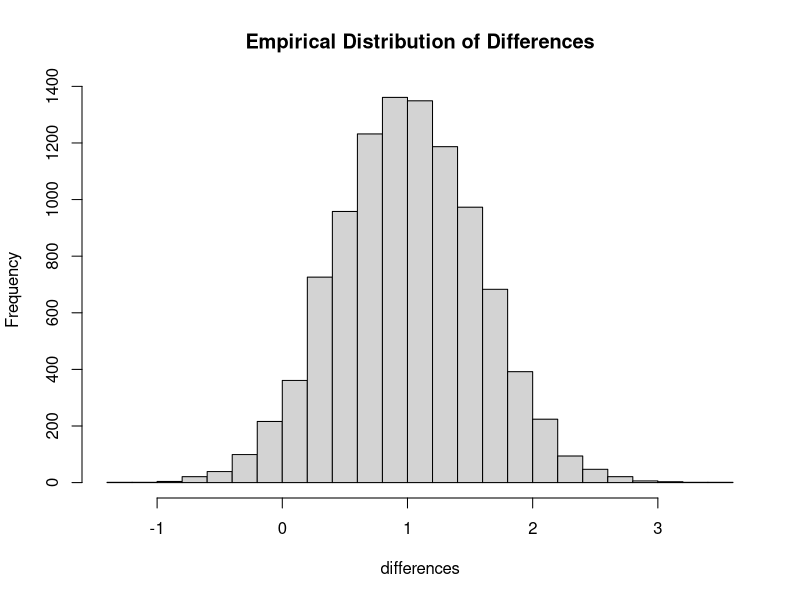
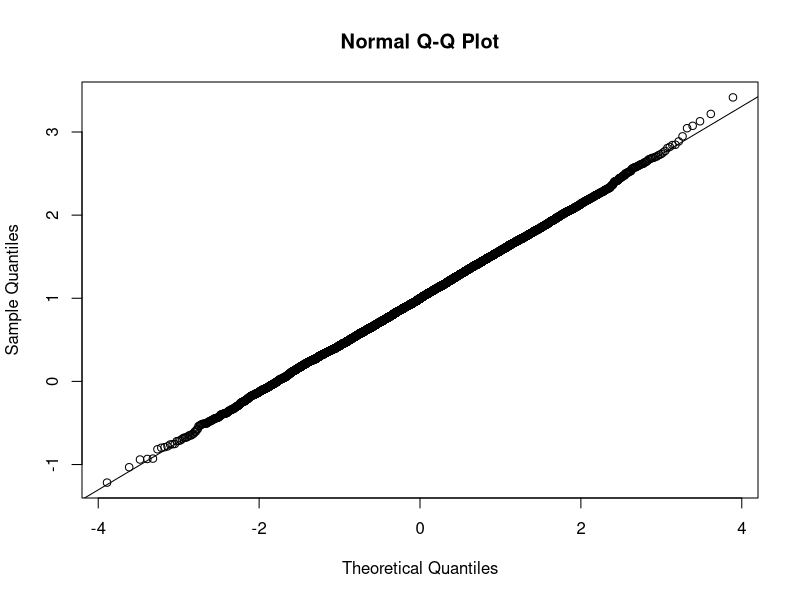
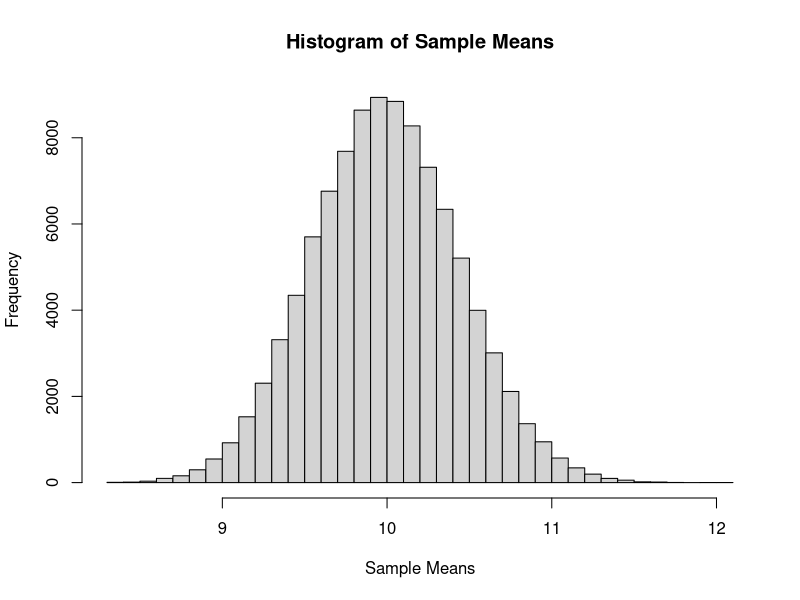
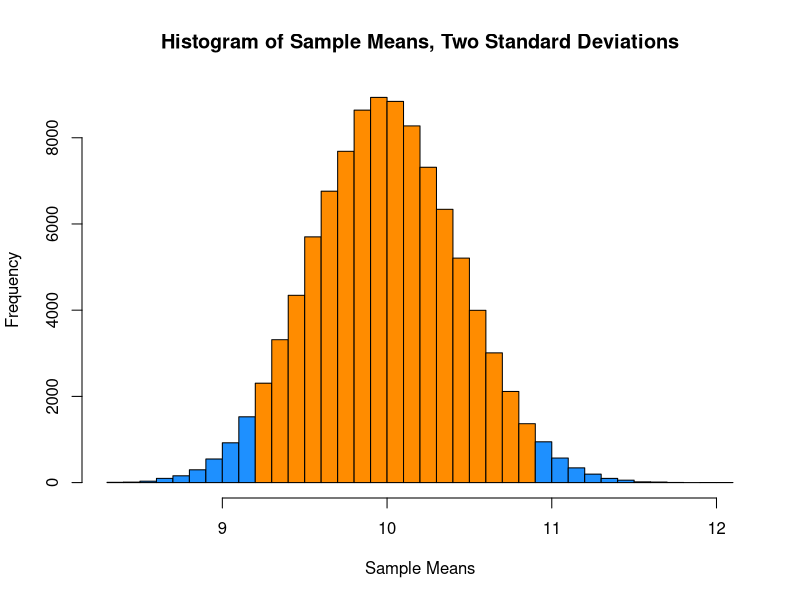

These charts were generated, in order, by the following R code:
## ---- chunk 1
3 + 2
3 - 2
3 * 2
3 / 2
## ---- chunk 2
3 ^ 2
2 ^ (-3)
100 ^ (1 / 2)
sqrt(1 / 2)
exp(1)
## ---- chunk 3
pi
exp(1)
## ---- chunk 4
log(10) # natural log
log10(1000) # base 10 log
log2(8) # base 2 log
log(16, base = 4) # base 4 log
## ---- chunk 5
sin(pi / 2)
cos(0)
## ---- chunk 6
c(1, 3, 5, 7, 8, 9)
## ---- chunk 7
x = c(1, 3, 5, 7, 8, 9)
x
## ---- chunk 8
(y = 1:100)
## ---- chunk 9
(z = seq(from = 1, to = 2, by = 0.1))
## ---- chunk 10
rep(0.5, times = 10)
## ---- chunk 11
rep(x, 3)
## ---- chunk 12
x
x[3]
x[1:3]
x[-2]
## ---- chunk 13
x = 1:10
x + 1
2 * x
2 ^ x
sqrt(x)
log(x)
## ---- chunk 14
x = 1:9
x
X = matrix(x, nrow = 3, ncol = 3)
X
Y = matrix(x, nrow = 3, ncol = 3, byrow = TRUE)
Y
Z = matrix(0, 2, 4)
Z
X
X[1, 2]
X[1, ]
X[, 2]
X[2, c(1, 3)]
## ---- chunk 15
x = 1:9
rev(x)
rep(1, 9)
cbind(x, rev(x), rep(1, 9))
rbind(x, rev(x), rep(1, 9))
## ---- chunk 16
x = 1:9
y = 9:1
X = matrix(x, 3, 3)
Y = matrix(y, 3, 3)
X
Y
## ---- chunk 17
X + Y
X - Y
X * Y
X / Y
## ---- chunk 18
X %*% Y
t(X)
Z = matrix(c(9, 2, -3, 2, 4, -2, -3, -2, 16), 3, byrow = T)
Z
solve(Z)
X = matrix(1:6, 2, 3)
X
dim(X)
rowSums(X)
colSums(X)
rowMeans(X)
colMeans(X)
diag(Z)
diag(1:5)
diag(5)
## ---- chunk 19
dnorm(3, mean = 2, sd = 5)
## ---- chunk 20
pnorm(3, mean = 2, sd = 5)
## ---- chunk 21
qnorm(0.975, mean = 2, sd = 5)
## ---- chunk 22
rnorm(10, mean = 2, sd = 5)
## ---- chunk 23
heights = c(110, 120, 115, 136, 205, 156, 175)
weights = c(64, 67, 62, 60, 77, 70, 66)
heights < 121 | heights == 156
weights[heights > 150]
## ---- chunk 24
x = 1
y = 3
if (x > y) {
  z = x * y
  print("x is larger than y")
} else {
  z = x + 5 * y
  print("x is less than or equal to y")
}

z
## ---- chunk 25
x = 11:15
for (i in 1:5) {
  x[i] = x[i] + 1
}

x
## ---- chunk 26
x = 11:15
x = x + 1
x
## ---- chunk 27
standardize = function(x) {
  m = mean(x)
  std = sd(x)
  result = (x - m) / std
  result
}
  
x = rnorm(10, 2, 25)
standardize(x)
## ---- chunk 28
get_sd = function(x, biased = FALSE) {
  n = length(x)
  if (biased) {
    std = sqrt((1 / n) * sum((x - mean(x)) ^ 2))
  } else {
    std = sqrt((1 / (n - 1)) * sum((x - mean(x)) ^ 2))
  }
  std
}
## ---- chunk 29
get_sd = function(x, biased = FALSE) {
  n = length(x) - 1 * biased
  sqrt((1 / n) * sum((x - mean(x)) ^ 2))
}
## ---- chunk 30
x = c(15.5, 16.2, 16.1, 15.8, 15.6, 16.0, 15.8, 15.9, 16.2)
mean(x)
sd(x)
## ---- chunk 31
t.test(x, alternative = c("two.sided"), conf.level = 0.95)
## ---- chunk 32
tt = t.test(x, alternative = c("two.sided"), conf.level = 0.95)
tt$conf.int
## ---- chunk 33
qt(0.975, 8)
c(mean(x) - qt(0.975, 8) * sd(x) / sqrt(9),
  mean(x) + qt(0.975, 8) * sd(x) / sqrt(9))
## ---- chunk 34
t.test(x, mu = 16, alternative = c("less"), conf.level = 0.95)
## ---- chunk 35
x = c(70, 82, 78, 74, 94, 82)
y = c(64, 72, 60, 76, 72, 80, 84, 68)
t.test(x, y, alternative = c("greater"), var.equal = TRUE)
## ---- chunk 36
sPooled2 = ((6 - 1) * var(x) + (8 - 1) * var(y)) / (6 + 8 - 2)
sPooled2

test_stat = (mean(x) - mean(y)) / sqrt(sPooled2 * (1 / 6 + 1 / 8))
test_stat
1 - pt(test_stat, 6 + 8 - 2)
## ---- chunk 37
z = 1 / sqrt(0.32)
pnorm(z) - pnorm(-z)
## ---- chunk 38
set.seed(42)
sample_size = 25
mu1 = 6
mu2 = 5
std = 2

samples = 10000
count = 0
differences = rep(0, samples)

for (i in 1:samples) {
  x1 = rnorm(sample_size, mu1, std)
  x2 = rnorm(sample_size, mu2, std)
  differences[i] = mean(x1) - mean(x2)
}

mean(0 < differences & differences < 2)

hist(differences, breaks = 20, main = "Empirical Distribution of Differences")

qqnorm(differences)
qqline(differences)
## ---- chunk 39
set.seed(42)
sample_size = 50
mu = 10
samples = 100000
x_bar = rep(0, samples)

for(i in 1:samples){
  x_bar[i] = mean(rpois(sample_size, lambda = mu))
}

x_bar_hist = hist(x_bar, breaks = 50, 
                  main = "Histogram of Sample Means",
                  xlab = "Sample Means")

c(mean(x_bar), mu)
c(sd(x_bar), sqrt(mu) / sqrt(sample_size))

mean(x_bar > mu - 2 * sqrt(mu) / sqrt(sample_size) &
       x_bar < mu + 2 * sqrt(mu) / sqrt(sample_size))

shading = ifelse(x_bar_hist$breaks > mu - 2 * sqrt(mu) / sqrt(sample_size) & 
                   x_bar_hist$breaks < mu + 2 * sqrt(mu) / sqrt(sample_size),
                  "darkorange", "dodgerblue")

x_bar_hist = hist(x_bar, breaks = 50, col = shading,
                  main = "Histogram of Sample Means, Two Standard Deviations",
                  xlab = "Sample Means")
